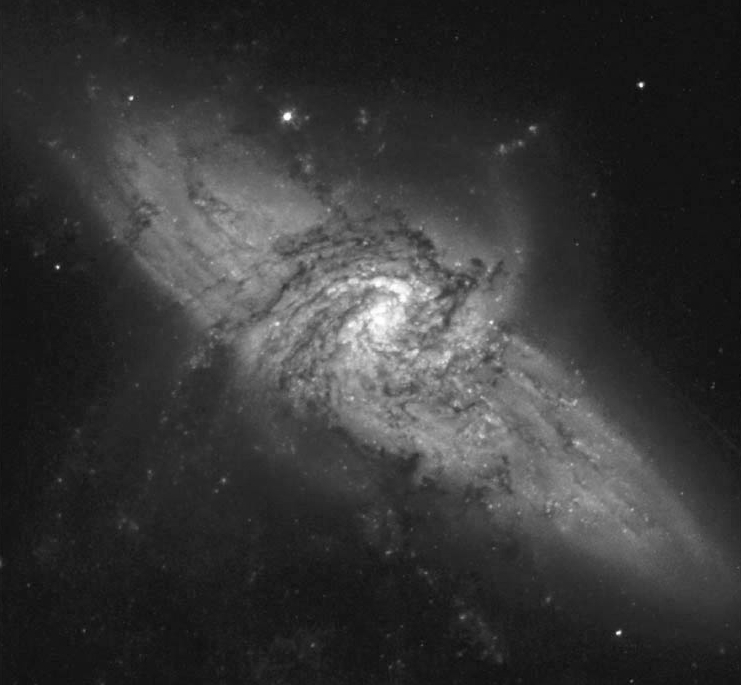
%> input picture VISION POR COMPUTADORA/MATERIAL/Code/Fig3.30(a).jpg, 741 x 685 px
$ octave aditive_noise.m   (GNU Octave 9; MATLAB toolbox functions it lacks are replaced by stand-ins)
%> lines starting %> are read from the running program, lines starting %| are printed output that depends on the picture
clear all
close all

original=imread('Fig3.30(a).jpg');
%> original is the input picture: size 685x741 uint8; min 8, max 255, mean 54.3
original=double(original)/255;
%> original: size 685x741 double

n=30;

for i=1:n
    noise=imnoise(original,'gaussian');
    volume(:,:,i)=noise;
end

promedio=volume(:,:,1);
for i=2:n
    promedio=promedio+volume(:,:,i);
end

promedio=promedio/n;

subplot(2,2,1)
imagesc(original)
title('Original');
subplot(2,2,2)
imagesc(noise)
title('Imagen con ruido')
subplot(2,2,3)
imagesc(promedio)
title('Promedio')
colormap(gray)
subplot(2,2,4)
ruido=original-noise;
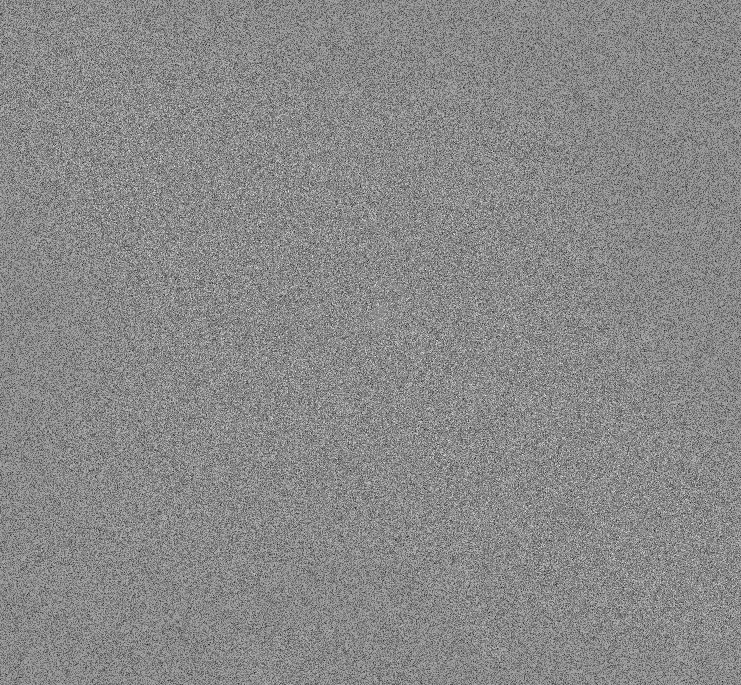
%> ruido: size 685x741 double; min -0.499, max 0.42, mean -0.00445; drawn with min black and max white
imagesc(ruido)
colormap(gray)
%hist(reshape(ruido,685*741,1),50)
title('Ruido')
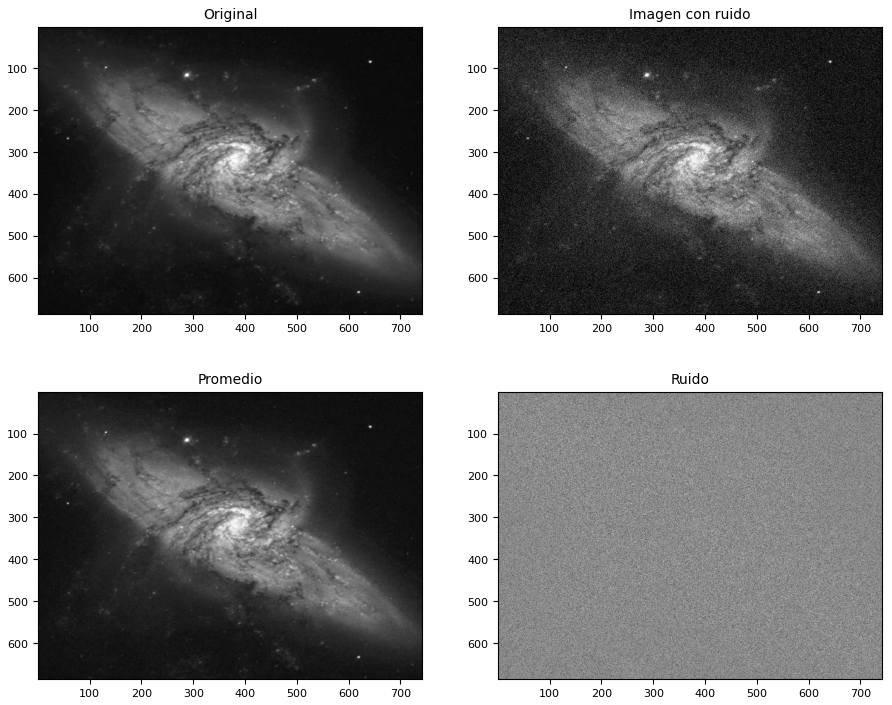
%> figure redrawn from the program's plot data, 4 panels

$ run again, with VISION POR COMPUTADORA/MATERIAL/Code/Fig2.21(a).jpg copied over VISION POR COMPUTADORA/MATERIAL/Code/Fig3.30(a).jpg
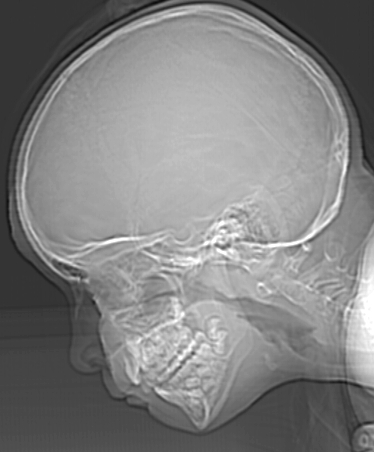
%> input picture VISION POR COMPUTADORA/MATERIAL/Code/Fig2.21(a).jpg, 374 x 452 px
%> original is the input picture: size 452x374 uint8; min 12, max 255, mean 129.4
%> original: size 452x374 double
%> `ruido=original-noise;`:
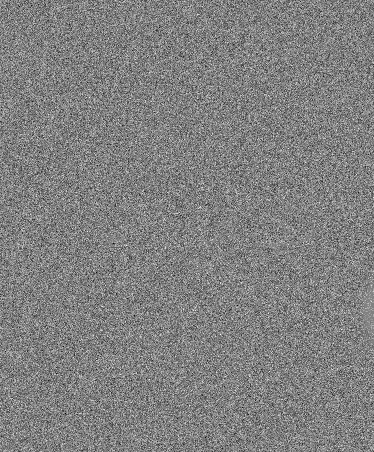
%> ruido: size 452x374 double; min -0.428, max 0.419, mean 9.06e-05; drawn with min black and max white
%> `title('Ruido')`:
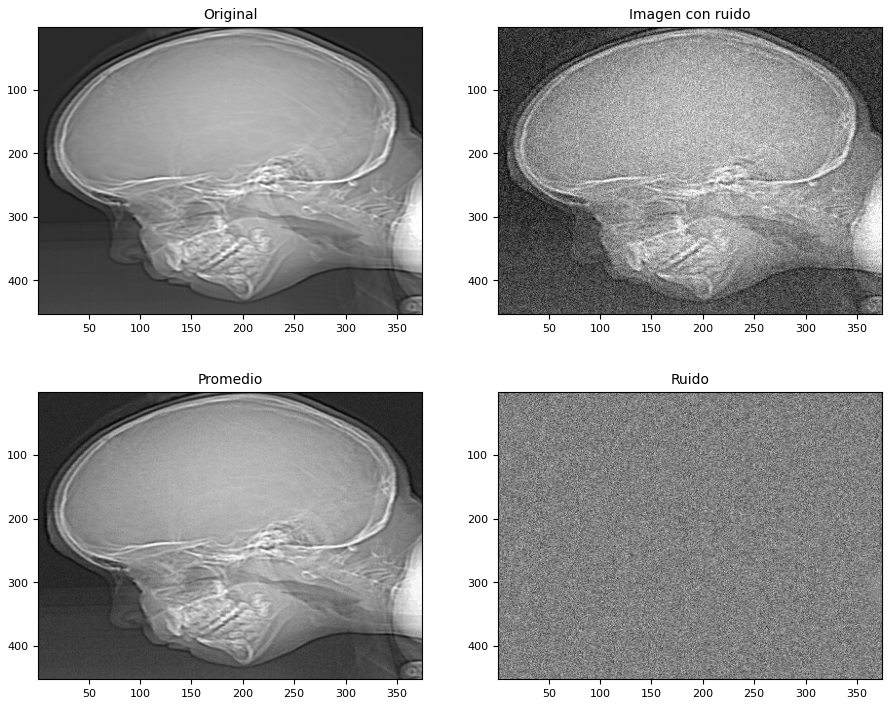
%> figure redrawn from the program's plot data, 4 panels
